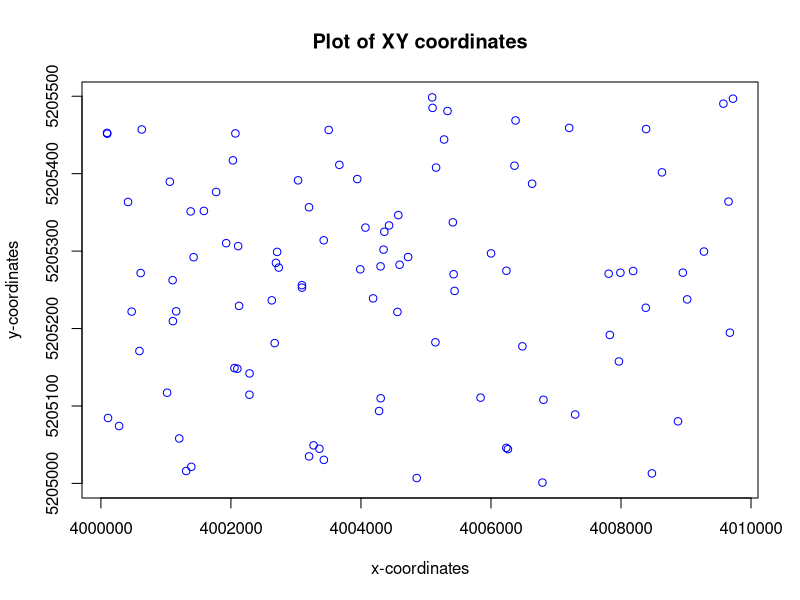
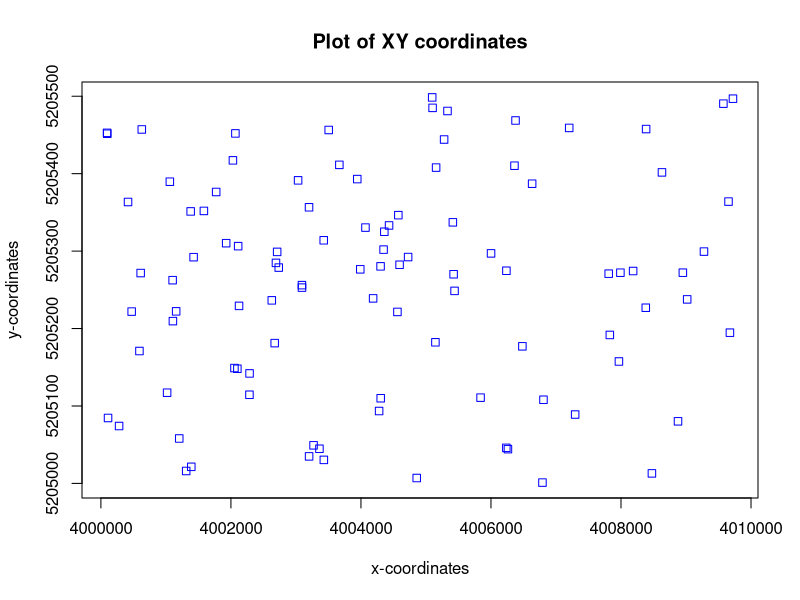
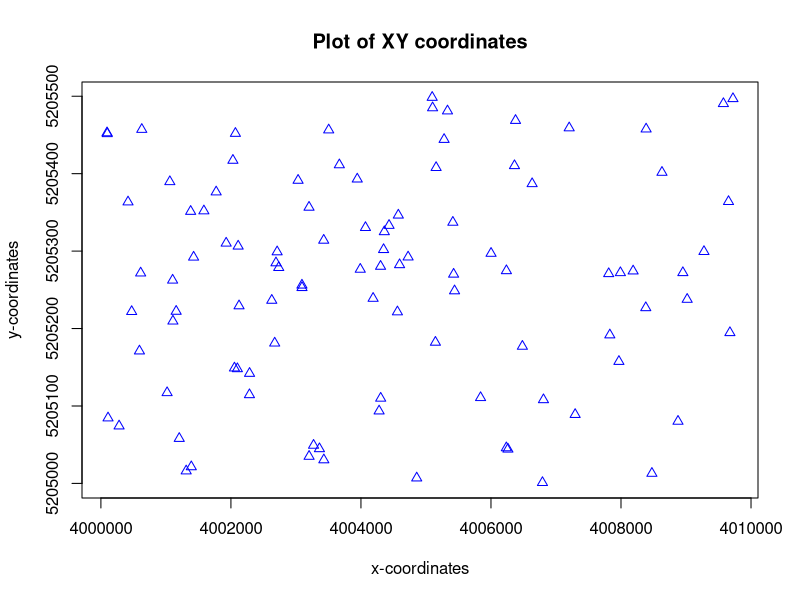
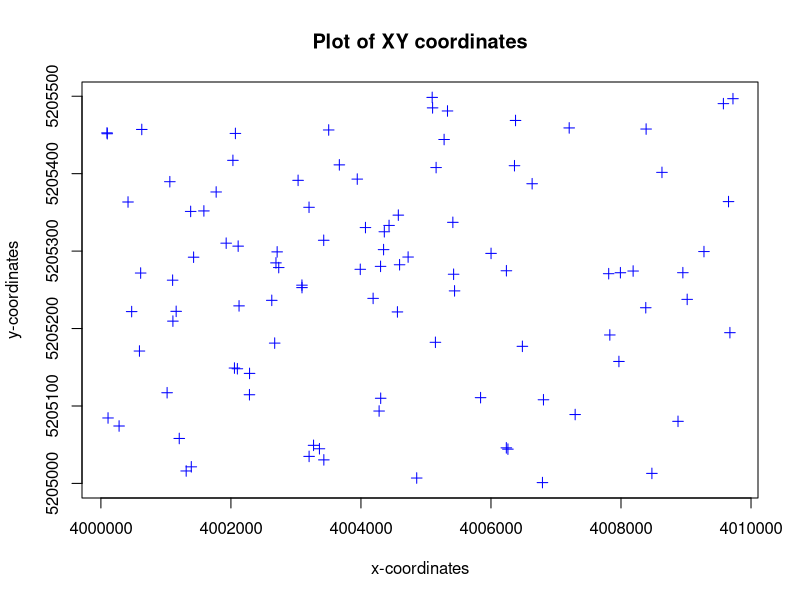
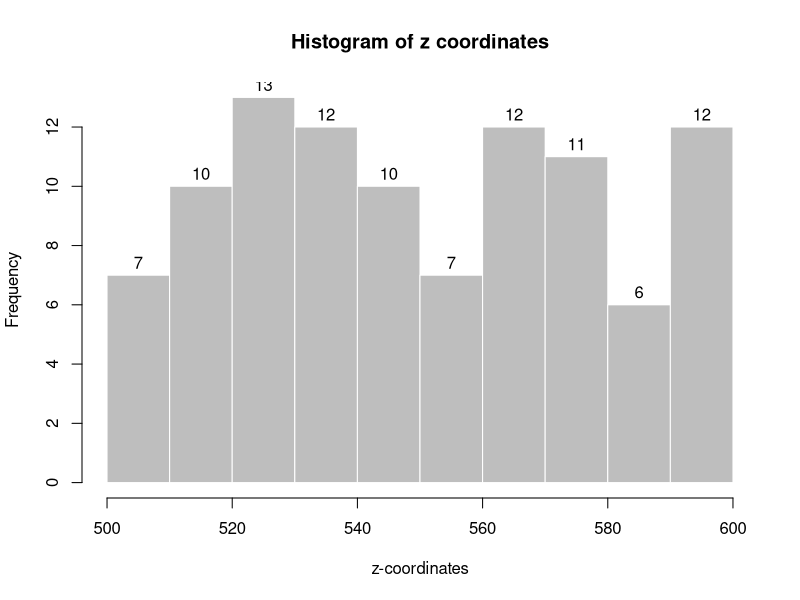
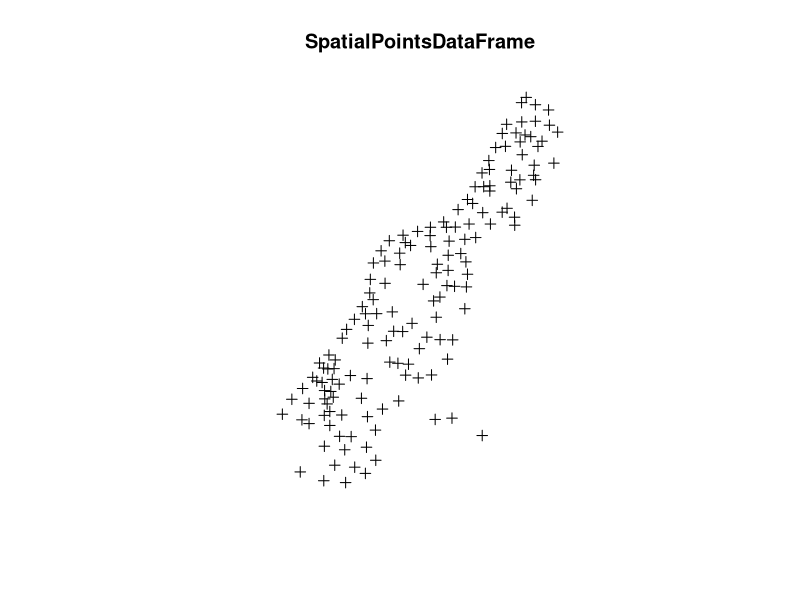

Source code (R) for these figures, in order:
# 1a)

library("sp") # activate spatial first
getClass("Spatial") # get "Spatial" classes

x <- runif(100, min = 4000000, max = 4010000) # intgers

# x <- sample(4000000:4010000, 100) alternatively

y <- runif(100, min = 5205000,	max = 5205500) # integers

# y <- sample(5205000:5205500, 100) alternatively

z <- runif(100, min = 500,	max = 600) # float

elevations <- data.frame(x,y,z) # DataFrame elevations

# 1b)

plot(elevations$x, elevations$y, pch=1, main = "Plot of XY coordinates", xlab = "x-coordinates", ylab = "y-coordinates", col = "blue", lwd = 1) # plots x and y of elevations as circles

plot(elevations$x, elevations$y, pch=0, main = "Plot of XY coordinates", xlab = "x-coordinates", ylab = "y-coordinates", col = "blue", lwd = 1) # plots x and y of elevations as squares

plot(elevations$x, elevations$y, pch=2, main = "Plot of XY coordinates", xlab = "x-coordinates", ylab = "y-coordinates", col = "blue", lwd = 1) # plots x and y of elevations as triangles

plot(elevations$x, elevations$y, pch=3, main = "Plot of XY coordinates", xlab = "x-coordinates", ylab = "y-coordinates", col = "blue", lwd = 1) # plots x and y of elevations as a crosses


# 1c)

hist(elevations$z, col = "gray", border = "white", main = "Histogram of z coordinates", xlab = "z-coordinates", labels = TRUE)

# 2)

data("meuse") # load the meuse data from "sp" package

# 2a)

meuse$zinc # get column zinc

mean(meuse$zinc) # get mean of zinc column

# 2b)

meuse[,5] # get the fifth column. [row,column]

median(meuse[,5]) # median of fifth column

# 2c)

meuse[30,] # get 30th row

c(meuse[30,]$x, meuse[30,]$y) # coordinates of 30th row

# 2d)

meuse[50,]$lead # lead value of the 50th row

# 3

class(meuse)
str(meuse)

# 3a)

summary(meuse) # main	statistical	parametersfor	every	column

# 3b)

length(meuse) # this means that there are 14 variables

# 3c)

length(meuse$zinc) # this means that there are 155 observations

# 3d)

class(meuse$cadmium) # class type of cadmium: numeric data of float type

# 3e)

class(meuse$soil) # class type of cadmium: factor data with three levels (1, 2 and 3)

# 3f)

names(meuse) # column	names	of the	meuse	dataset

# 4)

meuse.spdf <- meuse # conversion of meuse to SpatialPointsDataFrame

coordinates(meuse.spdf) <- c("x", "y") # x,y coordinates concatenation & becomes a class

proj4string(meuse.spdf) <- CRS("+init=epsg:28992")

meuse.spdf@proj4string # check

plot(meuse.spdf, main = "SpatialPointsDataFrame")

summary(meuse.spdf) # a statistical summary

bbox(meuse.spdf) # find bounding box coordinates

proj4string(meuse.spdf) # check projection system
